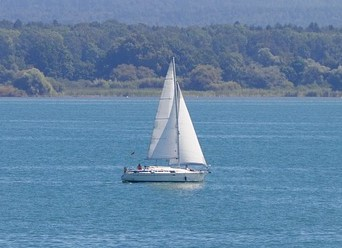
#> input picture mer2_rogn.jpg, 342 x 248 px
$ python main.py
#> lines starting #> are read from the running program, lines starting #| are printed output that depends on the picture; after the words box and inside, x2 and y2 are one past the last pixel; in counts of white or black regions, pixels touching at a corner belong together
### utils.py
from PIL import Image
import matplotlib.colors as mcolors
import random
import copy
from sklearn import linear_model
import numpy as np
from numpy import linalg as LA
import pandas as pd
import random
import matplotlib.pyplot as plt
from matplotlib import cm

filename = 'mer2_rogn.jpg'
def read_im(fn):
#> called with fn = 'mer2_rogn.jpg'
    pixels = plt.imread(fn)
#> pixels is the input picture: shape (248, 342, 3); mean R, G, B 98.5, 132.3, 164.9
    # Normalize between 0 and 1
    # confirm pixel range
    print('Data Type: %s' % pixels.dtype)
#| Data Type: uint8
    print('Min: %.3f, Max: %.3f' % (pixels.min(), pixels.max()))
#| Min: 0.000, Max: 255.000

    # convert from integers to floats
    pixels = pixels.astype('float32')
    # normalize to the range 0-1
    pixels /= 255.0
    # confirm the normalization
    print('Min: %.3f, Max: %.3f' % (pixels.min(), pixels.max()))
#| Min: 0.000, Max: 1.000

    # Convert to HSV
    pixels = mcolors.rgb_to_hsv(pixels)
#> pixels: shape (248, 342, 3) float32; mean of channels 0, 1, 2 0.585, 0.403, 0.647
#| (248, 342, 3)
#> call 2 of read_im, with fn = 'personne_champs.jpg'
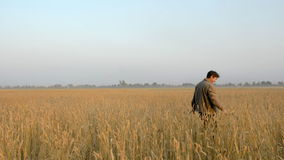
#> input picture personne_champs.jpg, 284 x 160 px
#> in read_im, pixels is the input picture: shape (160, 284, 3); mean R, G, B 181.4, 171.9, 151.7
#| Data Type: uint8
#| Min: 0.000, Max: 252.000
#| Min: 0.000, Max: 0.988
#> in read_im (call 2), `pixels = mcolors.rgb_to_hsv(pixels)`: pixels: shape (160, 284, 3) float32; mean of channels 0, 1, 2 0.314, 0.279, 0.741

    return pixels

def plot_img(img):
    plt.imshow(mcolors.hsv_to_rgb(img))

def get_patch(i,j,h,img):
    #import ipdb; ipdb.set_trace()
    return img[int(i-(h-1)/2):int(i+(h-1)/2),int(j-(h-1)/2):int(j+(h-1)/2)]

# [18 lines left out: function get_patch_boundaries, not called in this run]


def get_all_patchs(h, img, step):
    #return all patchs with length h
    n, m, d = img.shape
    patchs = []
    for i in range(int(h/2), int(n - h/2), step):
        for j in range(int(h/2), int(m - h/2), step):
            patchs.append(conv_patch(get_patch(i,j,h,img)))
    return patchs

def get_dict(h, img, step):
    #return all patchs with and without missing pixels
    patchs = get_all_patchs(h, img, step)
    dict_patchs = []
    noised_patchs = []
    for p in patchs:
        if -100 in set(p):
            noised_patchs.append(p)
        else:
            dict_patchs.append(p)

    return dict_patchs, noised_patchs


# [23 lines left out: functions aprox_patch, reconstruc_patch, not called in this run]


def conv_patch(patch):
    #convert tensor to vect
    n, m, d = patch.shape
    p = patch.reshape((n**2)*3,1)
    return p.squeeze()

def plot_patch(patch, h):
    p = patch.reshape(h,h,3)
    plt.imshow(mcolors.hsv_to_rgb(p))


# [15 lines left out: function noise, not called in this run]


def delete_rect(img,i,j,height,width):
    #à optimiser
#> called with i = 90, j = 210, height = 80, width = 40
    n, m, d = img.shape
#> n = 160; m = 284; d = 3
    n_img = copy.deepcopy(img)

    #On initialise les confiances des pixels lorsque la zone à restaurer est sélectionnée
    confidence = np.ones((n,m))

    n_img[max(0,int(i-(height-1)/2)):min(n,int(i+(height-1)/2)),max(0,int(j-(width-1)/2)):min(m,int(j+(width-1)/2)),:] = -100
#> n_img: shape (160, 284, 3) float32; mean of channels 0, 1, 2 -6.48, -6.52, -6.08
    confidence[max(0,int(i-(height-1)/2)):min(n,int(i+(height-1)/2)),max(0,int(j-(width-1)/2)):min(m,int(j+(width-1)/2))] = 0

    #On initialise les frontières de la zone à restaurer (bordure extérieure)
    b1 = np.array([[u,max(0,int(j-(width-1)/2))-1] for u in range(max(0,int(i-(height-1)/2)),min(n,int(i+(height-1)/2)))])
    b2 = np.array([[u,min(m,int(j+(width-1)/2))] for u in range(max(0,int(i-(height-1)/2)),min(n,int(i+(height-1)/2)))])
    b3 = np.array([[max(0,int(i-(height-1)/2))-1,u] for u in range(max(0,int(j-(width-1)/2)),min(m,int(j+(width-1)/2)))])
    b4 = np.array([[min(n,int(i+(height-1)/2)),u] for u in range(max(0,int(j-(width-1)/2)),min(m,int(j+(width-1)/2)))])

    border = np.concatenate((b1,b2,b3,b4)).T

    #test de la bordure
    #n_img[border[0], border[1]] = [0,1,1]

    return n_img, border, confidence


# [57 lines left out: functions update_bound, priorities, np_intersect2D, not called in this run]


sea_img = read_im(filename)
plot_img(sea_img)
print(sea_img.shape)

### main.py
from utils import *


# Lecture de l'image
filename = "personne_champs.jpg"
p = read_im(filename)
plt.figure()
plt.imshow(mcolors.hsv_to_rgb(p))
plt.show()

# Selection de la zone à restaurer
#img, border, conf = delete_rect(p,125,170,150,100) #Voilier
#img, border, conf = delete_rect(p,100,70,50,50) #Oiseaux
#img, border, conf = delete_rect(p,100,200,100,90) #Arbre
img, border, conf = delete_rect(p,90,210,80,40) #personne champs
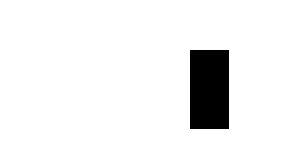
#> conf: shape (160, 284) float64; values 0 (black) and 1 (white), 93.2% white; 1 black region, box (x1, y1, x2, y2) and area: (190, 50, 229, 129) 3081

plt.figure()
plt.imshow(mcolors.hsv_to_rgb(img))
plt.show()
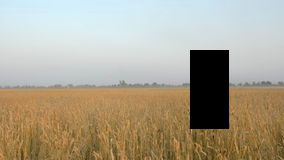
#> shown: shape (160, 284, 3) float32; mean R, G, B 0.671, 0.638, 0.565

# Hyper-parametres

h = 27 #patch length
step = 1 # Pas de construction du dictionnaire
max_iterations = 100000 #iterations du LASSO
a = 0.004

# Creation du dictionnaire de patch

all_patchs = get_all_patchs(h, img, step)
#> the loop in get_all_patchs, `for i in range(int(h/2), int(n - h/2), step):` made 133 passes
print(f"num of patchs of length {h}: {len(all_patchs)}\n--------------------------------")
#| num of patchs of length 27: 34181
#| --------------------------------
dict_patchs, noised_patchs = get_dict(h,img, step)
print(f"num of patchs in the dict: {len(dict_patchs)}\nnum of noised patchs: {len(noised_patchs)}")
#| num of patchs in the dict: 27525
#| num of noised patchs: 6656

#Classifier
#> (the run stopped early here; a loop or call above may not have finished)
